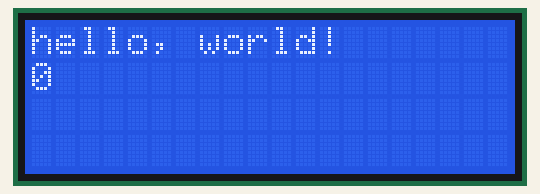
Simulated run of this sketch. Board: Arduino Uno, built with avr-gcc and run on an emulated ATmega328P. Shown: 20×4 character LCD.

Above: at 0.1 s.
At 4.1 s:
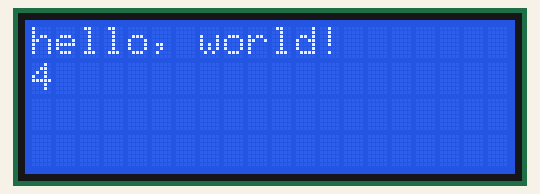
At 11.1 s:
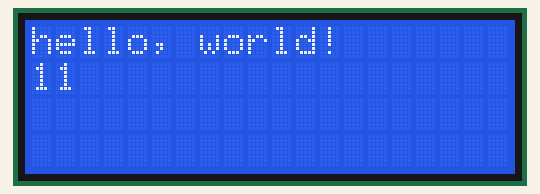
At 15.1 s:
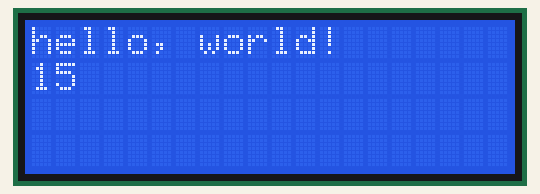
At 20.1 s:
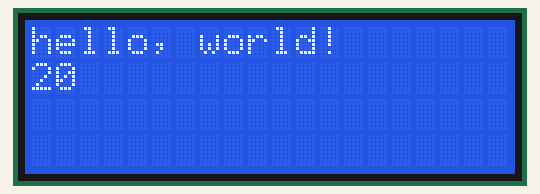
At 39.1 s:
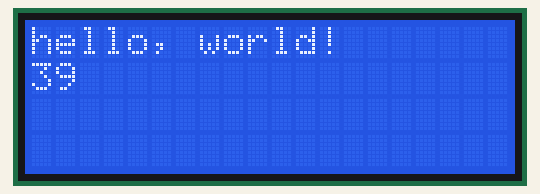

The sketch:

displayI2C.ino
```cpp
// include the library code:
#include <Wire.h>
#include <LCD.h>
#include <LiquidCrystal_I2C.h>
#define I2C_ADDR   0x27

// initialize the library with the numbers of the interface pin

LiquidCrystal_I2C lcd(I2C_ADDR, 2, 1, 0, 4, 5, 6, 7);

void setup() {
  // set up the LCD's number of columns and rows:
  lcd.begin(20, 4);
  // Print a message to the LCD.
  lcd.print("hello, world!");
}

void loop() {
  // set the cursor to column 0, line 1
  // (note: line 1 is the second row, since counting begins with 0):
  lcd.setCursor(0, 1);
  // print the number of seconds since reset:
  lcd.print(millis() / 1000);
}
```

Measured:
- what the display in image 1 shows lasts 1.0 s, from 4.0 s to 5.0 s
